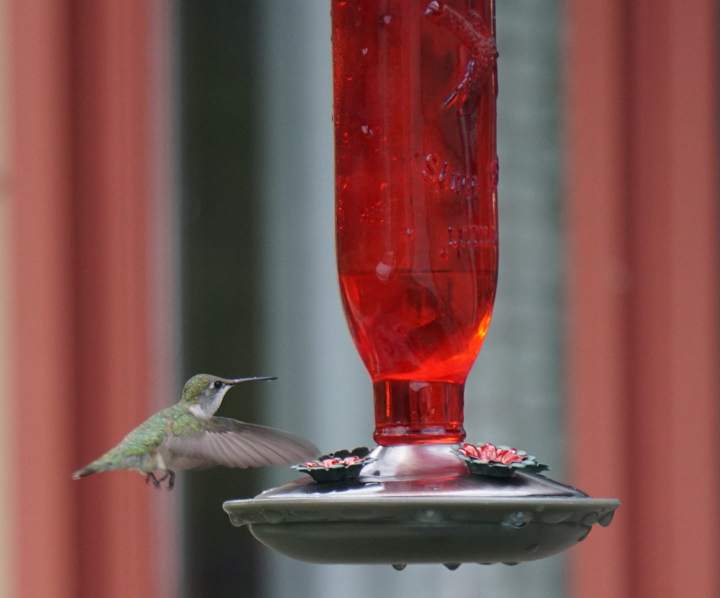
#> input picture cv_openCV_study04/hummingbird.jpg, 1440 x 1195 px (shown at 1/2 size)
$ python opencv_detail07.py
#> lines starting #> are read from the running program, lines starting #| are printed output that depends on the picture
# image rotation = rotation transformation
# 이미지의 축을 변경 (회전)
# 변경할 각도를 지정해줘야 한다.
# transformation matrix M = [[cos, -sin], [sin, cos]]
# OpenCV에서는 scaled rotation이라고 한다.

import cv2

img = cv2.imread("hummingbird.jpg")
#> img is the input picture: shape (1195, 1440, 3); mean B, G, R 78.8, 81.9, 124.9
img = cv2.pyrDown(img)
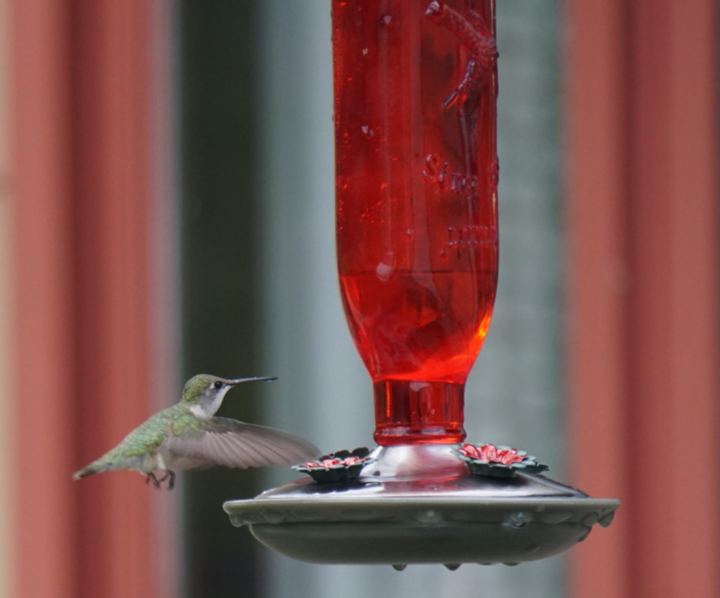
#> img: shape (598, 720, 3); mean B, G, R 78.8, 81.9, 124.9
height, width, _ = img.shape
#> height = 598; width = 720

# 너비에서반, 높이에서 반 = 가운데 값이다.
rotation_matrix = cv2.getRotationMatrix2D((width/2, height/2), 90, 1) # 회전할때 기준 위치, 각도 등을 지정
#> rotation_matrix = [[6.12e-17, 1, 61], [-1, 6.12e-17, 659]]

img_rotation = cv2.warpAffine(img, rotation_matrix, (width, height))
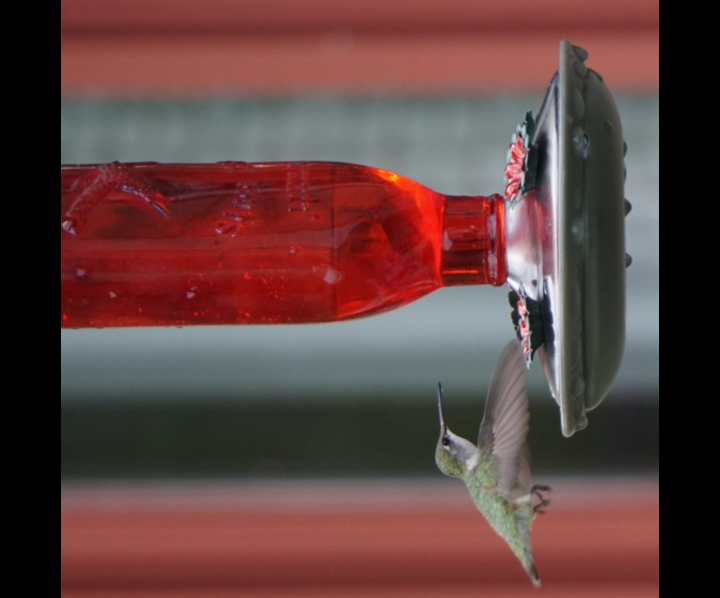
#> img_rotation: shape (598, 720, 3); mean B, G, R 63.9, 65.6, 97.1

cv2.imshow("original", img)
cv2.imshow("Rotated Image", img_rotation)
cv2.waitKey(0)
cv2.destroyAllWindows()
